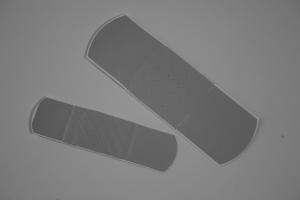
%> input picture img/sh-med-bandages-082404-01.png, 300 x 200 px
$ octave SP_MS.m   (GNU Octave 9; MATLAB toolbox functions it lacks are replaced by stand-ins)
%> lines starting %> are read from the running program, lines starting %| are printed output that depends on the picture
### util/dxf.m

function v=dxf(u,h)

v = (u([2:end 1],:) - u(:,:))/h;

### util/dyf.m

function v=dyf(u,h)

v = (u(:,[2:end 1]) - u(:,:))/h;

### util/CV_shrinkage_v.m

function v = CV_shrinkage_v(temp_v)

[l1,l2] = size(temp_v);

v = temp_v;

for i = 1 : l1
    for j = 1 : l2
        if( temp_v(i,j)>1 )
            v(i,j) = 1;
        else
            if(temp_v(i,j)<0)
                v(i,j) = 0;
            end
        end
    end
end

### util/cal_energy.m

function energy = cal_energy(u_ori,c1,c2,v,x1,x2,y1,y2,y3,afa,bta,lambda,scale)

energy = 0;
norm_x = sqrt(x1.^2 + x2.^2);
normx = afa.*norm_x;
norm_y = sqrt(y1.^2 + 2*(y2.^2) + y3.^2);
normy = bta.*norm_y;
tem = lambda*((u_ori-c1).^2.*v + (u_ori-c2).^2.*(1-v)) + normx + normy;
energy = sum(sum(tem));
% energy = energy*scale*scale;

### util/dxb.m

function v=dxb(u,h)

v = (u(:,:) - u([end 1:end-1],:))/h;

### util/dxxb.m
function v=dxxb(u,h)

v = (u([2:end 1],:) + u([end 1:end-1],:) - 2*u(:,:))/h/h;

### util/dxxf.m

function v=dxxf(u,h)

v = (u([2:end 1],:) + u([end 1:end-1],:) - 2*u(:,:))/h/h;

### util/dxyb.m
function v=dxyb(u,h)

v = (u([end 1:end-1],[end 1:end-1]) + u(:,:) - u([end 1:end-1],:)-u(:,[end 1:end-1]))/h/h;

### util/dxyf.m
function v=dxyf(u,h)

v = (u([2:end 1],[2:end 1]) + u(:,:) - u([2:end 1],:)-u(:,[2:end 1]))/h/h;

### util/dyb.m

function v=dyb(u,h)

v = (u(:,:) - u(:,[end 1:end-1]))/h;

### util/dyyb.m
function v=dyyb(u,h)

v = (u(:,[2:end 1]) + u(:,[end 1:end-1]) - 2*u(:,:))/h/h;

### util/dyyf.m
function v=dyyf(u,h)

v = (u(:,[2:end 1]) + u(:,[end 1:end-1]) - 2*u(:,:))/h/h;

### SP_MS.m
clear all
close all
% profile on
addpath('img');
addpath('util');

j = 1;
%%%%%%%%%%%%%%  Data parameters
lambda = 10;
r1 = 1.0;
r2 = 2.0;
r3 = 10;
%%%%%%%%%%%%%%%%%%%%%%%%%%%%%%%%%%%%%%%%%%%%%%%%%%
scale = 1;
num_iter = 400;
threshold_res = 1e-3;

Im0 = imread('sh-med-bandages-082404-01.png');
%> Im0 is the input picture: size 200x300 uint8; min 73, max 157, mean 121.4
[Ny,Nx,Nc] = size(Im0);
%> Ny = 200; Nx = 300; Nc = 1
if Nc>1; Im0=rgb2gray(Im0); end; % Convert color image to gray-scale image
Im0 = double(Im0);
%> Im0: size 200x300 double

u_ori = Im0/255;

% th=ThdKmeans(u_ori,2);
% th
%
% c1 = mean(mean(u_ori(u_ori>=th)))
% c2 = mean(mean(u_ori(u_ori<th)))

[l1,l2] = size(u_ori);
%> l1 = 200; l2 = 300
Area = l1*l2;
%> Area = 60000

%%%%%%%%%%%%%%  Initialization

u0 = u_ori;

u = rand(l1,l2);
v = u;

scale1 = 5;
ux = dxf(Im0,scale1);
uy = dyf(Im0,scale1);
bta = 1./ sqrt(1 + ux.^2 + uy.^2);
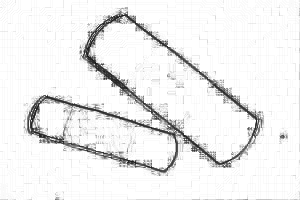
%> bta: size 200x300 double; min 0.0907, max 1, mean 0.937

afax = dxf(bta,scale1);
%> call 2 of dxf, with h = 5
%> in dxf (call 2), `v = (u([2:end 1],:) - u(:,:))/h;`:
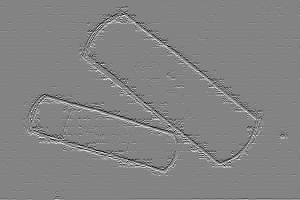
%> v: size 200x300 double; min -0.174, max 0.162, mean 3.7e-21; drawn with min black and max white
afay = dyf(bta,scale1);
%> call 2 of dyf, with h = 5
%> in dyf (call 2), `v = (u(:,[2:end 1]) - u(:,:))/h;`:
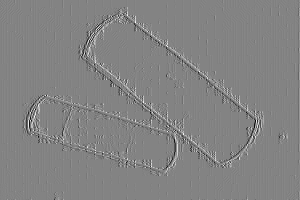
%> v: size 200x300 double; min -0.176, max 0.166, mean 1.7e-20; drawn with min black and max white
afa = sqrt(afax.^2 + afay.^2);
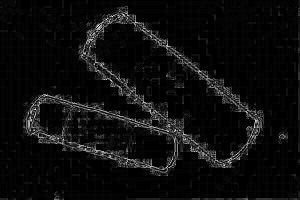
%> afa: size 200x300 double; min 0, max 0.215, mean 0.0114; drawn with min black and max white


lambda11 = u0*0; lambda12 = u0*0;
%> after `lambda11 = u0*0`: lambda11: size 200x300 double; every value is 0
lambda21 = u0*0; lambda22 = u0*0; lambda23 = u0*0;
lambda3 = u0*0;

x1 = u0*0; x2 = u0*0;
y1 = u0*0; y2 = u0*0; y3 = u0*0;

scale2 = scale^2;
DtD = abs(psf2otf([1,-1],[l1, l2])).^2 + abs(psf2otf([1;-1],[l1, l2])).^2;
A = (r1/scale2)*DtD + (r2/scale2)*(DtD.^2) + r3;

ave_c = zeros(2,num_iter);

residual = zeros(3,num_iter);
rel_error_L = zeros(3,num_iter);
rel_error_u = zeros(1,num_iter);
energy = zeros(1,num_iter);
rel_error_L(1:3,1) = 1;
rel_error_u(1) = 1;

real_iter = num_iter;
record_flag = 0;

lambda1_L1 = 1;
lambda2_L1 = 1;
lambda3_L1 = 1;
lambda4_L1 = 1;
u_L1 = 1;
% t = cputime;

c1 = 0.35;
c2 = 0.55;
% % % % % % c2 = 0.1788;
% c2 =  0.1106;
tic;
%> (the run ends here)
